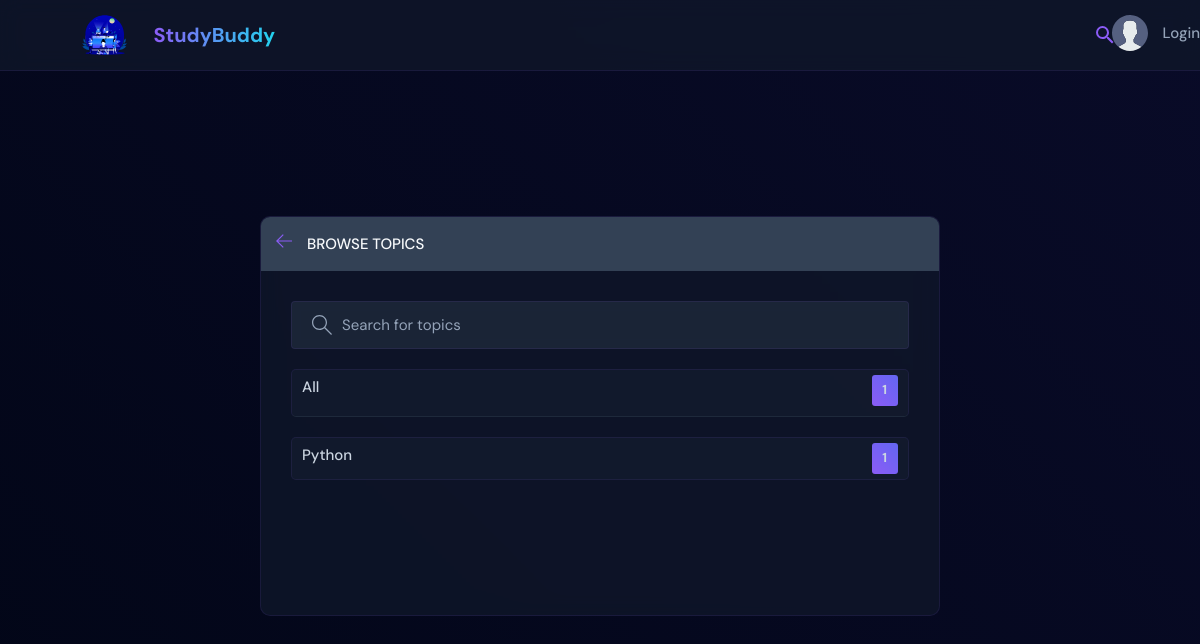
The page /topics/ on the database as committed earlier.
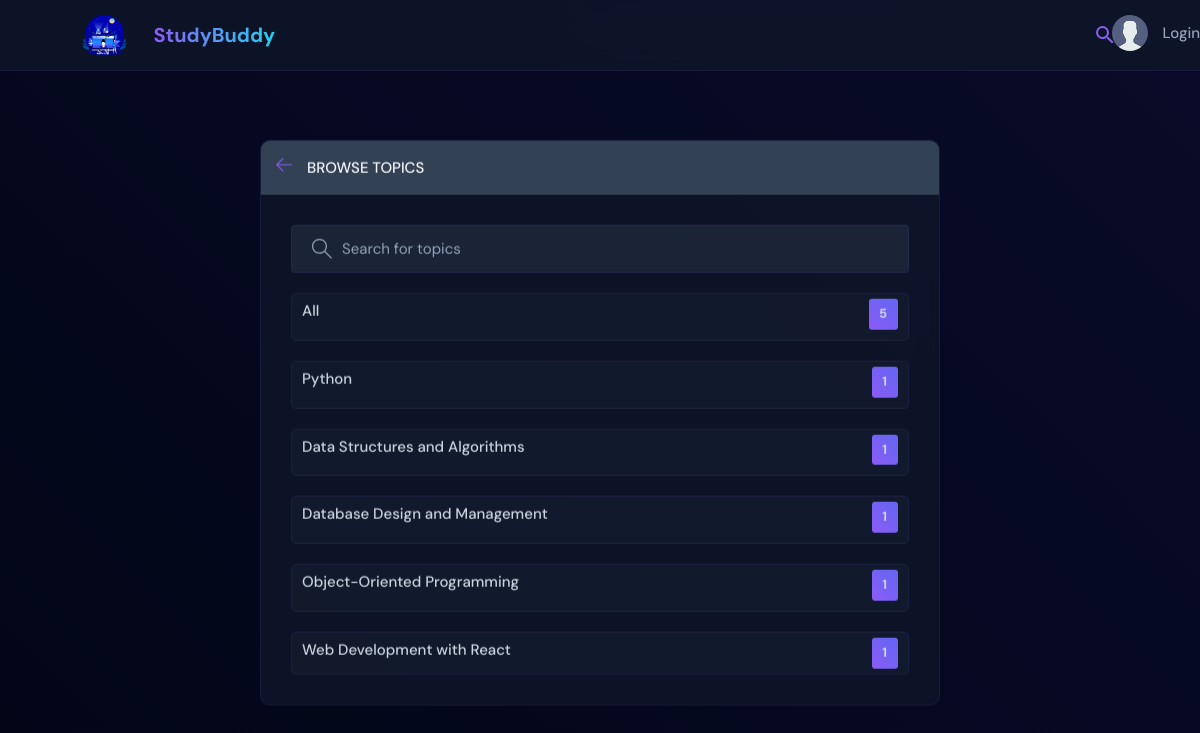
The same page on the database as committed later.
### base/models.py (models this page shows, shortened)
class Topic(models.Model):
    name = models.CharField(max_length=200)

### base/views.py (the view)
# urls.py: path('topics/', views.topicsPage, name="topics"),
def topicsPage(request):
    q = request.GET.get('q') if request.GET.get('q') != None else ''
    topics = Topic.objects.filter(name__icontains=q)
    return render(request, 'base/topics.html', {'topics': topics})

### base/templates/base/topics.html (shortened to what this page needs)
{% extends 'main.html' %}
{% block content %}
<main class="create-room layout">
  <div class="container">
    <div class="layout__box">
      <div class="layout__boxHeader">
        <div class="layout__boxTitle">
          <a href="{% url 'home' %}">
            <svg version="1.1" xmlns="http://www.w3.org/2000/svg" width="32" height="32" viewBox="0 0 32 32">
              <title>arrow-left</title>
              <path
                d="M13.723 2.286l-13.723 13.714 13.719 13.714 1.616-1.611-10.96-10.96h27.625v-2.286h-27.625l10.965-10.965-1.616-1.607z">
              </path>
            </svg>
          </a>
          <h3>Browse Topics</h3>
        </div>
      </div>
      <div class="topics-page layout__body">
        <form action="" method="GET" class="header__search">
          <label>
            <input name="q" placeholder="Search for topics" />
          </label>
        </form>
        <ul class="topics__list">
          <li>
            <a href="{% url 'topics' %}" class="active">All <span>{{topics.count}}</span></a>
          </li>
          {% for topic in topics %}
          <li>
            <a href="{% url 'home' %}?q={{topic.name}}">{{ topic.name }} <span>{{topic.room_set.all.count}}</span></a>
          </li>
          {% endfor %}
        </ul>
      </div>
    </div>
  </div>
</main>
{% endblock content %}

Rows that differ between the two databases and show on the page:
added Topic: name "Data Structures and Algorithms", room_set.all.count "1"
added Topic: name "Database Design and Management", room_set.all.count "1"
added Topic: name "Object-Oriented Programming", room_set.all.count "1"
added Topic: name "Web Development with React", room_set.all.count "1"
Other text that changed with them:
{{ topics.count }}: "1" → "5"
